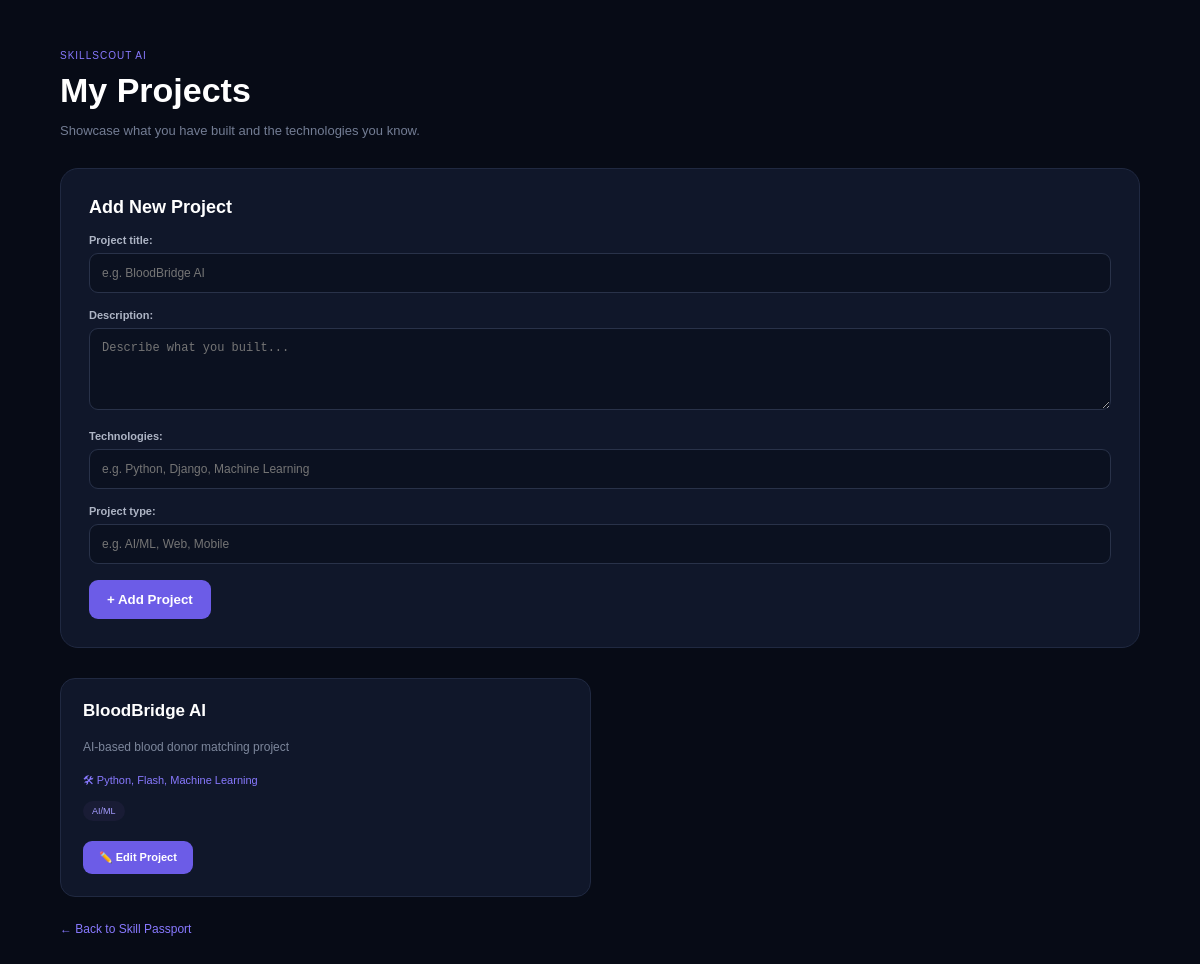
Page /student/projects/ (signed in) on the committed database.
### core/models.py (models this page shows, shortened)
class StudentProject(models.Model):
    profile = models.ForeignKey(
        Profile,
        on_delete=models.CASCADE,
        related_name="projects"
    )
    project_title = models.CharField(
        max_length=150
    )
    description = models.TextField(
        blank=True
    )
    technologies = models.CharField(
        max_length=300,
        blank=True
    )
    project_type = models.CharField(
        max_length=100,
        blank=True
    )

### core/views.py (the view)
# urls.py: path("student/projects/", views.student_projects, name="student_projects"),
def student_projects(request):
    profile, created = Profile.objects.get_or_create(
        user=request.user,
        defaults={
            "role": "STUDENT"
        }
    )
    if request.method == "POST":
        form = StudentProjectForm(request.POST)
        if form.is_valid():
            project = form.save(commit=False)
            project.profile = profile
            project.save()
            return redirect("student_projects")
    else:
        form = StudentProjectForm()
    projects = StudentProject.objects.filter(
        profile=profile
    )
    return render(
        request,
        "student/projects.html",
        {
            "form": form,
            "projects": projects,
            "profile": profile,
        }
    )

### core/forms.py
class StudentProjectForm(forms.ModelForm):
    class Meta:
        model = StudentProject
        fields = [
            "project_title",
            "description",
            "technologies",
            "project_type",
        ]
        widgets = {
            "project_title": forms.TextInput(
                attrs={
                    "placeholder": "e.g. BloodBridge AI"
                }
            ),
            "description": forms.Textarea(
                attrs={
                    "placeholder": "Describe what you built...",
                    "rows": 4
                }
            ),
            "technologies": forms.TextInput(
                attrs={
                    "placeholder": "e.g. Python, Django, Machine Learning"
                }
            ),
            "project_type": forms.TextInput(
                attrs={
                    "placeholder": "e.g. AI/ML, Web, Mobile"
                }
            ),
        }

### templates/student/projects.html (shortened to what this page needs)
<!DOCTYPE html>
<html lang="en">
<head>
</head>
<body>
<div class="container">
    <div class="header">
        <span>SKILLSCOUT AI</span>
        <h1>My Projects</h1>
        <p>
            Showcase what you have built and the
            technologies you know.
        </p>
    </div>
    <div class="project-form">
        <h2>Add New Project</h2>
        <form method="POST">
            {{ form.as_p }}
            <button type="submit">
                + Add Project
            </button>
        </form>
    </div>
    <div class="projects">
        {% for project in projects %}
<div class="project-card">
    <h3>
        {{ project.project_title }}
    </h3>
    <p>
        {{ project.description }}
    </p>
    <div class="technology">
        🛠 {{ project.technologies }}
    </div>
    {% if project.project_type %}
        <span class="type">
            {{ project.project_type }}
        </span>
    {% endif %}
    <div class="project-actions">
    <a href="{% url 'edit_project' project.id %}"
       class="edit-project">
        ✏️ Edit Project
    </a>
</div>
</div>
{% endfor %}
    </div>
    <a
        href="{% url 'skill_passport' %}"
        class="back"
    >
        ← Back to Skill Passport
    </a>
</div>
</body>
</html>

### templates/student/projects.html (style rules this page uses)
* { box-sizing: border-box; }
body { margin: 0; min-height: 100vh; font-family: Arial, sans-serif; background: #070b16; color: white; }
.container { width: 90%; max-width: 1100px; margin: auto; padding: 45px 0; }
.header { margin-bottom: 30px; }
.header span { color: #8879ff; font-size: 10px; letter-spacing: 1px; }
.header h1 { margin: 8px 0; font-size: 34px; }
.header p { color: #737d94; font-size: 13px; }
.project-form { padding: 28px; margin-bottom: 30px; background: #10172a; border: 1px solid #202941; border-radius: 18px; }
.project-form h2 { margin-top: 0; font-size: 18px; }
label { display: block; margin-bottom: 7px; color: #aeb5c5; font-size: 11px; font-weight: bold; }
input, textarea { width: 100%; padding: 12px; border: 1px solid #293249; border-radius: 9px; outline: none; background: #0b1120; color: white; font-size: 12px; }
textarea { resize: vertical; }
button { padding: 12px 18px; border: none; border-radius: 9px; background: #6c5ce7; color: white; font-weight: bold; cursor: pointer; }
.projects { display: grid; grid-template-columns: repeat(2, 1fr); gap: 18px; }
.project-card { padding: 22px; background: #10172a; border: 1px solid #202941; border-radius: 15px; }
.project-card h3 { margin-top: 0; font-size: 17px; }
.project-card p { color: #7d879c; font-size: 12px; line-height: 1.6; }
.technology { color: #8879ff; font-size: 11px; margin-top: 15px; }
.type { display: inline-block; margin-top: 10px; padding: 5px 9px; border-radius: 20px; background: #191c35; color: #a59cff; font-size: 9px; }
.back { display: inline-block; margin-top: 25px; color: #8879ff; text-decoration: none; font-size: 12px; }
.project-actions { display: flex; margin-top: 20px; }
.edit-project { display: inline-block; padding: 10px 16px; background: #6c5ce7; border: none; border-radius: 9px; color: #ffffff !important; text-decoration: none !important; font-size: 11px; font-weight: bold; cursor: pointer; }

### rows in the picture
StudentProject: project_title "BloodBridge AI", description "AI-based blood donor matching project", technologies "Python, Flash, Machine Learning", project_type "AI/ML"
